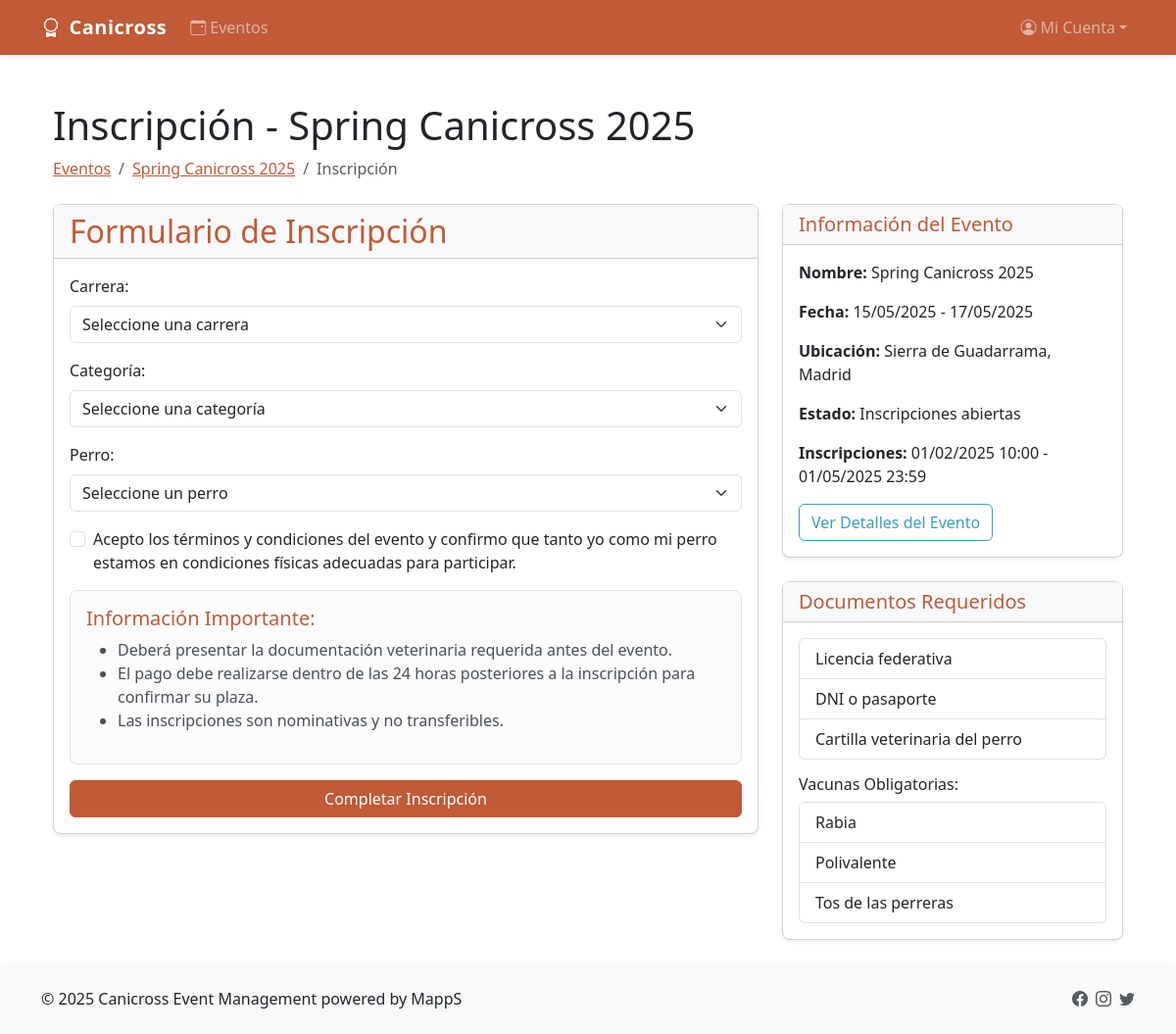
The app's page /events/spring-canicross-2025/register/ (signed in) with its own data.
### events/models.py (models this page shows, shortened)
class Event(models.Model):
    name = models.CharField(max_length=255, verbose_name="Nombre")
    slug = models.SlugField(max_length=255, unique=True, blank=True, verbose_name="Slug")
    description = models.TextField(blank=True, verbose_name="Descripción")
    location = models.CharField(max_length=255, verbose_name="Ubicación")
    start_date = models.DateField(verbose_name="Fecha de inicio")
    end_date = models.DateField(verbose_name="Fecha de fin")
    rules = models.TextField(blank=True, verbose_name="Reglamento")
    registration_start = models.DateTimeField(verbose_name="Inicio de inscripciones")
    registration_end = models.DateTimeField(verbose_name="Fin de inscripciones")
    required_documents = models.JSONField(default=list, blank=True, verbose_name="Documentos requeridos")
    required_vaccines = models.JSONField(default=list, blank=True, verbose_name="Vacunas requeridas")
    STATUS_CHOICES = (
        ('draft', 'Borrador'),
        ('published', 'Publicado'),
        ('registration_open', 'Inscripciones abiertas'),
        ('registration_closed', 'Inscripciones cerradas'),
        ('in_progress', 'En progreso'),
        ('completed', 'Completado'),
        ('cancelled', 'Cancelado'),
    )
    status = models.CharField(max_length=20, choices=STATUS_CHOICES, default='draft', verbose_name="Estado")
    created_at = models.DateTimeField(auto_now_add=True, verbose_name="Fecha de creación")
    updated_at = models.DateTimeField(auto_now=True, verbose_name="Fecha de actualización")

### events/views.py (the view, shortened to what this page needs)
# urls.py: path('<slug:slug>/register/', views.event_register, name='event_register'),
@log_function_call(logger)
def event_register(request, slug):
    try:
        logger.info(f"Accediendo a registro de evento: {slug} por usuario: {request.user}")
        event = get_object_or_404(Event, slug=slug)
        if event.status != 'registration_open':
            messages.warning(request, f"Las inscripciones para {event.name} no están abiertas actualmente.")
            return redirect('events:event_detail', slug=event.slug)
        races = Race.objects.filter(event=event)
        race_categories = RaceCategory.objects.filter(race__event=event)
        try:
            participant = Participant.objects.get(user=request.user)
            dogs = Dog.objects.filter(owner=participant)
        except Participant.DoesNotExist:
            dogs = []
            messages.warning(request, "Debe completar su perfil de participante antes de inscribirse.")
        return render(request, 'events/event_register.html', {
            'event': event,
            'races': races,
            'race_categories': race_categories,
            'dogs': dogs,
        })
    except Event.DoesNotExist:
        logger.warning(f"Evento no encontrado: {slug}")
        raise
    except Exception as e:
        log_exception(logger, f"Error en la página de registro del evento: {slug}")
        raise

### accounts/models.py (called while the page is built)
    def __str__(self):
        return f"{self.get_full_name()} ({self.username})"

### utils/context_processors.py (called while the page is built)
def session_timeout(request):
    timeout_minutes = getattr(settings, 'SESSION_TIMEOUT_MINUTES', 30)
    return {
        'session_timeout_minutes': timeout_minutes
    }

### utils/logger.py (called while the page is built)
def get_client_ip(request):
    x_forwarded_for = request.META.get('HTTP_X_FORWARDED_FOR')
    if x_forwarded_for:
        ip = x_forwarded_for.split(',')[0]
    else:
        ip = request.META.get('REMOTE_ADDR')
    return ip

def log_function_call(logger):
    def decorator(func):
        @wraps(func)
        def wrapper(*args, **kwargs):
            start_time = time.time()
            func_name = func.__name__
            logger.debug(f"Iniciando {func_name}()")
            try:
                result = func(*args, **kwargs)
                end_time = time.time()
                duration = end_time - start_time
                logger.debug(f"Finalizado {func_name}() - Duración: {duration:.3f}s")
                return result
            except Exception as e:
                logger.error(f"Error en {func_name}(): {str(e)}")
                log_exception(logger, f"Excepción en {func_name}()")
                raise
        return wrapper
    return decorator

### templates/events/event_register.html (shortened to what this page needs)
{% extends 'base.html' %}
{% block content %}
<div class="container mt-4">
    <h1>Inscripción - {{ event.name }}</h1>
    <nav aria-label="breadcrumb" class="mb-4">
        <ol class="breadcrumb">
            <li class="breadcrumb-item"><a href="{% url 'events:event_list' %}">Eventos</a></li>
            <li class="breadcrumb-item"><a href="{% url 'events:event_detail' event.slug %}">{{ event.name }}</a></li>
            <li class="breadcrumb-item active" aria-current="page">Inscripción</li>
        </ol>
    </nav>
    <div class="row">
        <div class="col-md-8">
            <div class="card mb-4">
                <div class="card-header bg-light">
                    <h2 class="mb-0 text-primary">Formulario de Inscripción</h2>
                </div>
                <div class="card-body">
                    {% if needs_login %}
                        <div class="alert alert-light border">
                            <p><strong>¡Necesita iniciar sesión para inscribirse!</strong></p>
                            <p>Por favor, inicie sesión o inscríbase para continuar con el proceso de inscripción.</p>
                            <div class="mt-3">
                                <a href="/accounts/login/?next={{ request.path }}" class="btn btn-primary me-2">Iniciar Sesión</a>
                                <a href="/accounts/register/" class="btn btn-outline-primary">Inscribirse</a>
                            </div>
                        </div>
                    {% else %}
                        <form method="post" action="{% url 'events:event_register' event.slug %}">
                            <div class="mb-3">
                                <label for="race" class="form-label">Carrera:</label>
                                <select class="form-select" id="race" name="race" required>
                                    <option value="">Seleccione una carrera</option>
                                </select>
                            </div>
                            <div class="mb-3">
                                <label for="race_category" class="form-label">Categoría:</label>
                                <select class="form-select" id="race_category" name="race_category" required>
                                    <option value="">Seleccione una categoría</option>
                                </select>
                            </div>
                            <div class="mb-3">
                                <label for="dog" class="form-label">Perro:</label>
                                <select class="form-select" id="dog" name="dog" required>
                                    <option value="">Seleccione un perro</option>
                                </select>
                            </div>
                            <div class="mb-3 form-check">
                                <input type="checkbox" class="form-check-input" id="waiver_accepted" name="waiver_accepted" required>
                                <label class="form-check-label" for="waiver_accepted">
                                    Acepto los términos y condiciones del evento y confirmo que tanto yo como mi perro estamos en condiciones físicas adecuadas para participar.
                                </label>
                            </div>
                            <div class="alert alert-light border">
                                <h5 class="text-primary">Información Importante:</h5>
                                <ul>
                                    <li>Deberá presentar la documentación veterinaria requerida antes del evento.</li>
                                    <li>El pago debe realizarse dentro de las 24 horas posteriores a la inscripción para confirmar su plaza.</li>
                                    <li>Las inscripciones son nominativas y no transferibles.</li>
                                </ul>
                            </div>
                            <div class="d-grid gap-2">
                                <button type="submit" class="btn btn-primary">Completar Inscripción</button>
                            </div>
                        </form>
                    {% endif %}
                </div>
            </div>
        </div>
        <div class="col-md-4">
            <div class="card mb-4">
                <div class="card-header bg-light">
                    <h5 class="mb-0 text-primary">Información del Evento</h5>
                </div>
                <div class="card-body">
                    <p><strong>Nombre:</strong> {{ event.name }}</p>
                    <p><strong>Fecha:</strong> {{ event.start_date|date:"d/m/Y" }} - {{ event.end_date|date:"d/m/Y" }}</p>
                    <p><strong>Ubicación:</strong> {{ event.location }}</p>
                    <p><strong>Estado:</strong> {{ event.get_status_display }}</p>
                    <p><strong>Inscripciones:</strong> {{ event.registration_start|date:"d/m/Y H:i" }} - {{ event.registration_end|date:"d/m/Y H:i" }}</p>
                    <a href="{% url 'events:event_detail' event.slug %}" class="btn btn-outline-secondary">Ver Detalles del Evento</a>
                </div>
            </div>
            <div class="card">
                <div class="card-header bg-light">
                    <h5 class="mb-0 text-primary">Documentos Requeridos</h5>
                </div>
                <div class="card-body">
                    {% if event.required_documents %}
                    <ul class="list-group">
                        {% for doc in event.required_documents %}
                        <li class="list-group-item">{{ doc }}</li>
                        {% endfor %}
                    </ul>
                    {% else %}
                    <p>No hay documentos específicos requeridos.</p>
                    {% endif %}
                    <h6 class="mt-3">Vacunas Obligatorias:</h6>
                    {% if event.required_vaccines %}
                    <ul class="list-group">
                        {% for vaccine in event.required_vaccines %}
                        <li class="list-group-item">{{ vaccine }}</li>
                        {% endfor %}
                    </ul>
                    {% else %}
                    <p>No hay vacunas específicas requeridas.</p>
                    {% endif %}
                </div>
            </div>
        </div>
    </div>
</div>
{% endblock %}

### static/css/custom-theme.css (style rules this page uses)
:root { --primary-color: #c05a37; --primary-dark: #9d472c; --primary-light: #d67b59; --primary-very-light: #f3d8ce; --accent-color: #37a0c0; --accent-dark: #2c829d; --accent-light: #59bfd6; --neutral-warm: #e0c3b6; --neutral-cool: #b6cde0; --secondary-color: #6c757d; --success-color: #198754; --danger-color: #dc3545; --light-color: #f8f9fa; --dark-color: #212529; }
.btn-primary { background-color: var(--primary-color) !important; border-color: var(--primary-color) !important; }
.btn-outline-secondary { color: var(--accent-color) !important; border-color: var(--accent-color) !important; }
.text-primary { color: var(--primary-color) !important; }
a { color: var(--primary-color); }

### templates/base.html (style rules this page uses)
body { display: flex; flex-direction: column; min-height: 100vh; font-family: 'Segoe UI', Tahoma, Geneva, Verdana, sans-serif; }
.card { border-radius: 0.5rem; box-shadow: 0 0.125rem 0.25rem rgba(0,0,0,0.075); transition: all 0.3s ease; }
.alert { animation: fadeIn 0.5s ease; border-radius: 0.5rem; }

### records on screen
Event: name "Spring Canicross 2025", start_date "15/05/2025", end_date "17/05/2025", location "Sierra de Guadarrama, Madrid", status "Inscripciones abiertas", registration_start "01/02/2025 10:00", registration_end "01/05/2025 23:59"

### other values on screen
{{ doc }} "Licencia federativa" "DNI o pasaporte" "Cartilla veterinaria del perro"
{{ vaccine }} "Rabia" "Polivalente" "Tos de las perreras"
